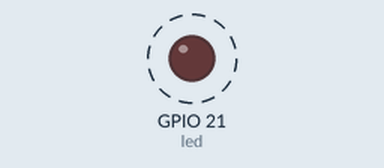
Simulated run of this program. Board: ESP32 board running MicroPython. On the bench: output pins drawn as LEDs (lit = HIGH). Wiring (from the project's diagram.json): red LED on GPIO 21. Dashed ring = blinking. What the program prints to the serial console is not drawn.

Above: at 0.1 s.
Timing chart, 0 to 3.0 s (numbered marks = the images above):
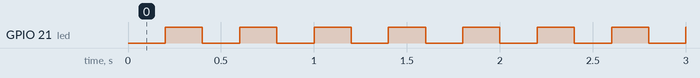

Measured:
- by itself, GPIO 21 (led): alternates HIGH for 0.20 s and LOW for 0.20 s

The program:

main.py
```python
from machine import Pin, Timer
import time

led = Pin(21, Pin.OUT)

def pisca_led(timer_obj):
  led.value(not led.value())

timer = Timer(0)

timer.init(period=200, mode=Timer.PERIODIC, callback=pisca_led)

print("INICIANDO CONTAGEM")
contador = 0
while True:
  contador += 1
  print("Contagem:", contador)
  time.sleep(1)
```
